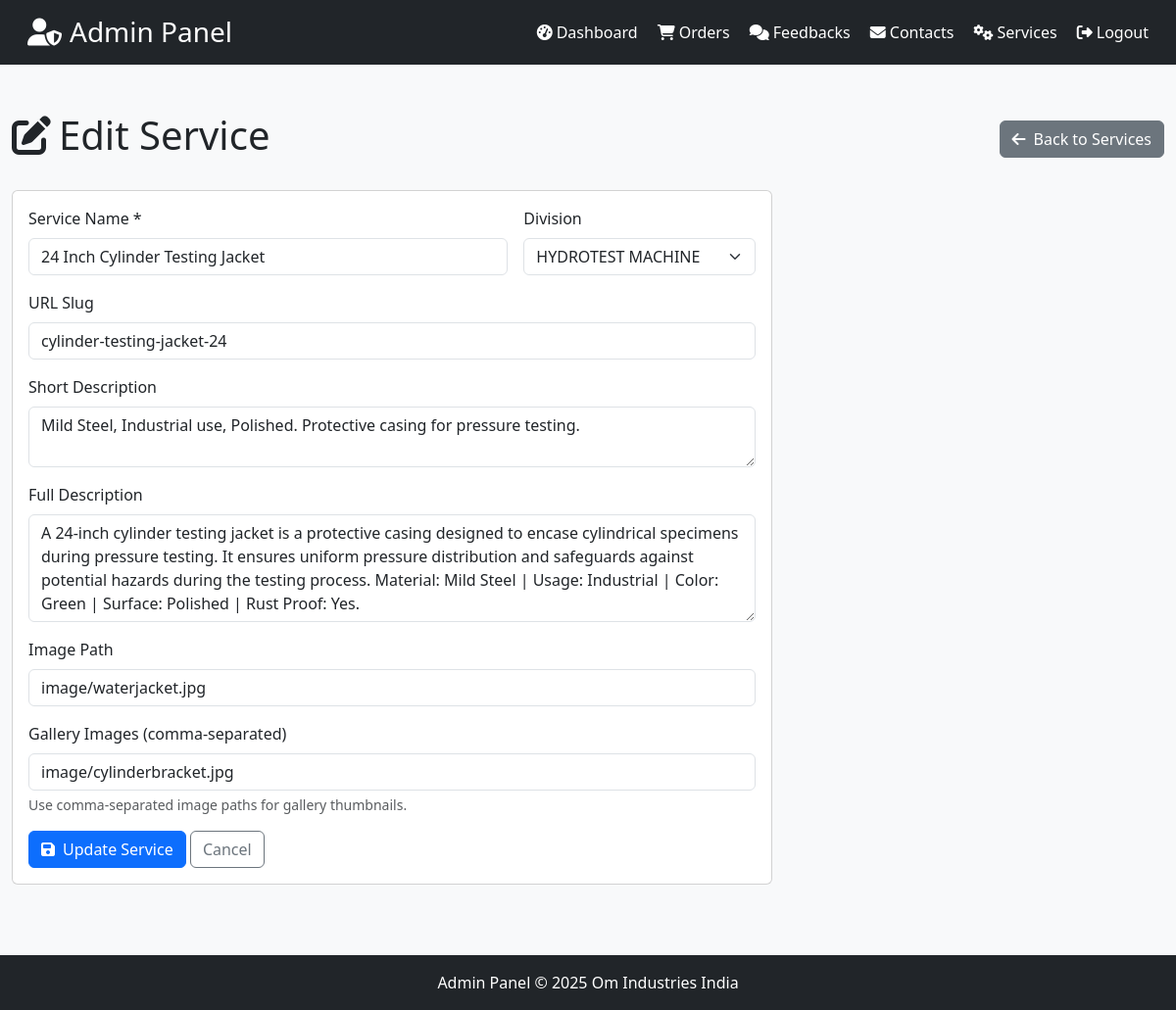
Before: /admin/services/2/edit (signed in) with the older database file.
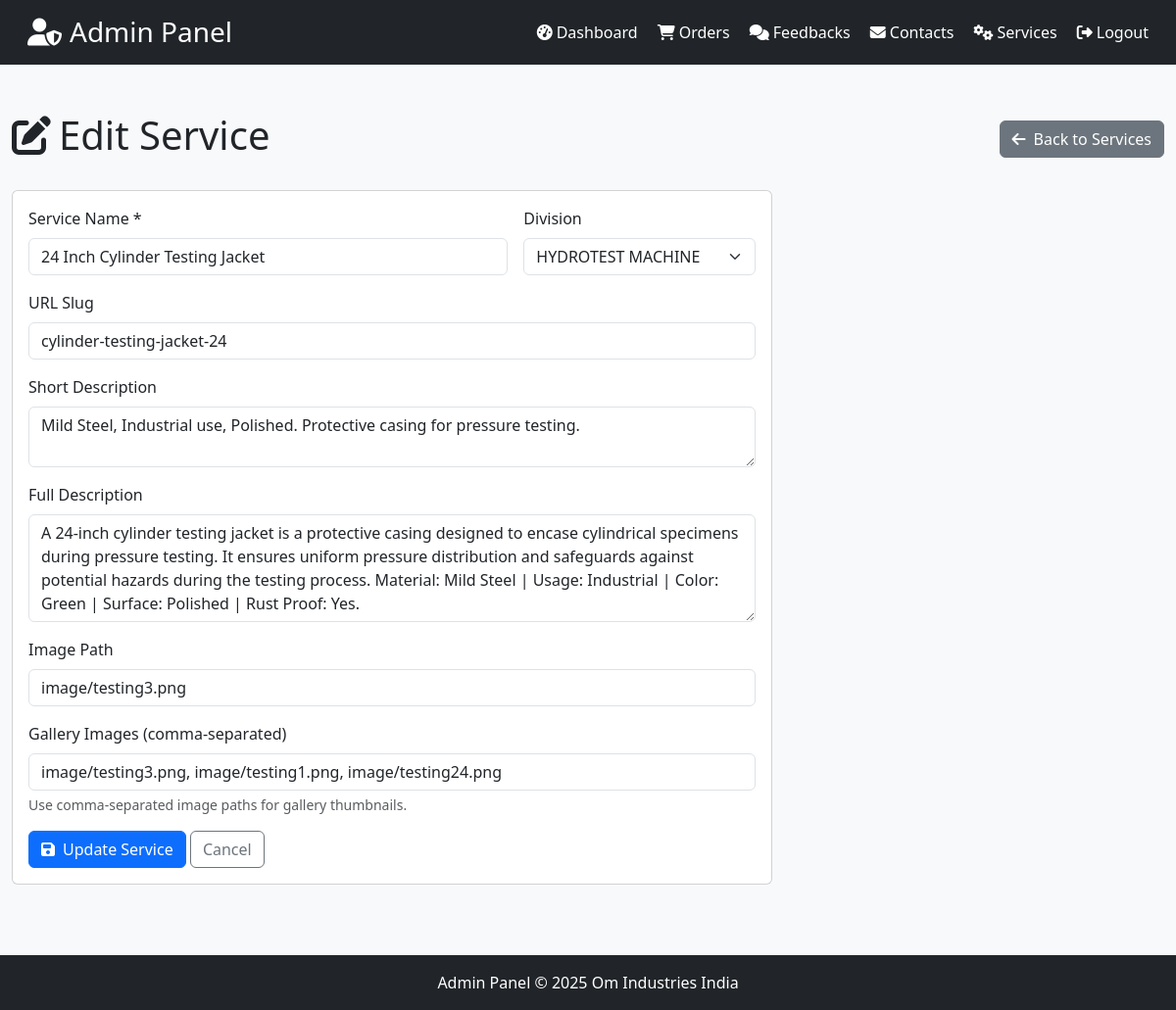
After: the same page with the newer database file.
### tables this page shows
CREATE TABLE services (
            id INTEGER PRIMARY KEY AUTOINCREMENT,
            name TEXT NOT NULL,
            slug TEXT NOT NULL UNIQUE,
            division TEXT NOT NULL,
            division_id TEXT NOT NULL,
            short_desc TEXT,
            description TEXT,
            price TEXT NOT NULL,
            image TEXT DEFAULT 'image/manufacture.jpg',
            sort_order INTEGER DEFAULT 0,
            created_at TIMESTAMP DEFAULT CURRENT_TIMESTAMP
        , gallery_images TEXT);

### app.py (the view, shortened to what this page needs)
@app.route("/admin/services/<int:service_id>/edit", methods=['GET', 'POST'])
def admin_service_edit(service_id):
    if not session.get('admin_logged_in'):
        return redirect(url_for('admin_login'))
    conn = _db_connection()
    cursor = execute_query(conn, "SELECT * FROM services WHERE id = ?", (service_id,))
    service = cursor.fetchone()
    conn.close()
    if not service:
        flash('Service not found.', 'error')
        return redirect(url_for('admin_services'))
    svc = dict(service) if not isinstance(service, dict) else service
    return render_template("admin/pages/service_edit.html", title="Edit Service", service=svc, divisions=DIVISIONS)

### app.py (called while the page is built)
def execute_query(conn, query, params=None):
    if USE_POSTGRES:
        cursor = conn.cursor()
        if params:
            if '?' in query:
                query = query.replace('?', '%s')
            cursor.execute(query, params)
        else:
            cursor.execute(query)
        return cursor
    else:
        if params:
            return conn.execute(query, params)
        else:
            return conn.execute(query)

### templates/admin/pages/service_edit.html
{% extends "admin/base_admin.html" %}
{% block content %}
<div class="container-fluid py-4">
  <div class="d-flex justify-content-between align-items-center mb-4">
    <h1><i class="fas fa-edit me-2"></i>Edit Service</h1>
    <a href="{{ url_for('admin_services') }}" class="btn btn-secondary">
      <i class="fas fa-arrow-left me-2"></i>Back to Services
    </a>
  </div>
  <div class="row">
    <div class="col-lg-8">
      <div class="card">
        <div class="card-body">
          <form method="POST" action="{{ url_for('admin_service_edit', service_id=service.id) }}">
            <div class="row g-3">
              <div class="col-md-8">
                <label for="name" class="form-label">Service Name *</label>
                <input type="text" class="form-control" id="name" name="name" required value="{{ service.name }}">
              </div>
              <div class="col-md-4">
                <label for="division_id" class="form-label">Division</label>
                <select class="form-select" id="division_id" name="division_id">
                  {% for div in divisions %}
                  <option value="{{ div.id }}" {% if div.id == service.division_id %}selected{% endif %}>{{ div.name }}</option>
                  {% endfor %}
                </select>
              </div>
              <div class="col-12">
                <label for="slug" class="form-label">URL Slug</label>
                <input type="text" class="form-control" id="slug" name="slug" value="{{ service.slug }}">
              </div>
              <div class="col-12">
                <label for="short_desc" class="form-label">Short Description</label>
                <textarea class="form-control" id="short_desc" name="short_desc" rows="2">{{ service.short_desc or '' }}</textarea>
              </div>
              <div class="col-12">
                <label for="description" class="form-label">Full Description</label>
                <textarea class="form-control" id="description" name="description" rows="4">{{ service.description or '' }}</textarea>
              </div>
              <div class="col-12">
                <label for="image" class="form-label">Image Path</label>
                <input type="text" class="form-control" id="image" name="image" value="{{ service.image or 'image/manufacture.jpg' }}">
              </div>
              <div class="col-12">
                <label for="gallery_images" class="form-label">Gallery Images (comma-separated)</label>
                <input type="text" class="form-control" id="gallery_images" name="gallery_images" value="{{ service.gallery_images or '' }}" placeholder="image/photo1.jpg, image/photo2.jpg">
                <div class="form-text">Use comma-separated image paths for gallery thumbnails.</div>
              </div>
              <div class="col-12">
                <button type="submit" class="btn btn-primary">
                  <i class="fas fa-save me-2"></i>Update Service
                </button>
                <a href="{{ url_for('admin_services') }}" class="btn btn-outline-secondary">Cancel</a>
              </div>
            </div>
          </form>
        </div>
      </div>
    </div>
  </div>
</div>
{% endblock %}

### templates/admin/base_admin.html (shortened to what this page needs)
<!DOCTYPE html>
<html lang="en">
<head>
    <link href="https://cdn.jsdelivr.net/npm/bootstrap@5.3.0/dist/css/bootstrap.min.css" rel="stylesheet">
    <link rel="stylesheet" href="https://cdnjs.cloudflare.com/ajax/libs/font-awesome/6.4.0/css/all.min.css">
</head>
<body>
{% include "admin/components/header_admin.html" %}
<main>
    {% block content %}{% endblock %}
</main>
{% include "admin/components/footer_admin.html" %}
</body>
</html>

### templates/admin/components/header_admin.html
<header class="bg-dark text-white p-3 mb-4">
  <div class="container-fluid">
    <div class="d-flex justify-content-between align-items-center">
      <div>
        <h3 class="mb-0"><i class="fas fa-user-shield me-2"></i>Admin Panel</h3>
      </div>
      <nav>
        <a href="{{ url_for('admin_dashboard') }}" class="text-white text-decoration-none me-3">
          <i class="fas fa-tachometer-alt me-1"></i>Dashboard
        </a>
        <a href="{{ url_for('admin_order') }}" class="text-white text-decoration-none me-3">
          <i class="fas fa-shopping-cart me-1"></i>Orders
        </a>
        <a href="{{ url_for('admin_feedback') }}" class="text-white text-decoration-none me-3">
          <i class="fas fa-comments me-1"></i>Feedbacks
        </a>
        <a href="{{ url_for('admin_contacts') }}" class="text-white text-decoration-none me-3">
          <i class="fas fa-envelope me-1"></i>Contacts
        </a>
        <a href="{{ url_for('admin_services') }}" class="text-white text-decoration-none me-3">
          <i class="fas fa-cogs me-1"></i>Services
        </a>
        <a href="{{ url_for('admin_logout') }}" class="text-white text-decoration-none">
          <i class="fas fa-sign-out-alt me-1"></i>Logout
        </a>
      </nav>
    </div>
  </div>
</header>

### templates/admin/components/footer_admin.html
<footer class="bg-dark text-white text-center py-3 mt-5">
    <div class="container">
        <p class="mb-0">Admin Panel © 2025 Om Industries India</p>
    </div>
</footer>

### templates/admin/base_admin.html (style rules this page uses)
body { background-color: #f8f9fa; }

Changed rows visible on the page:
changed services "24 Inch Cylinder Testing Jacket": image "image/waterjacket.jpg" → "image/testing3.png"; gallery_images "image/cylinderbracket.jpg" → "image/testing3.png, image/testing1.png, image/testing24.png"
